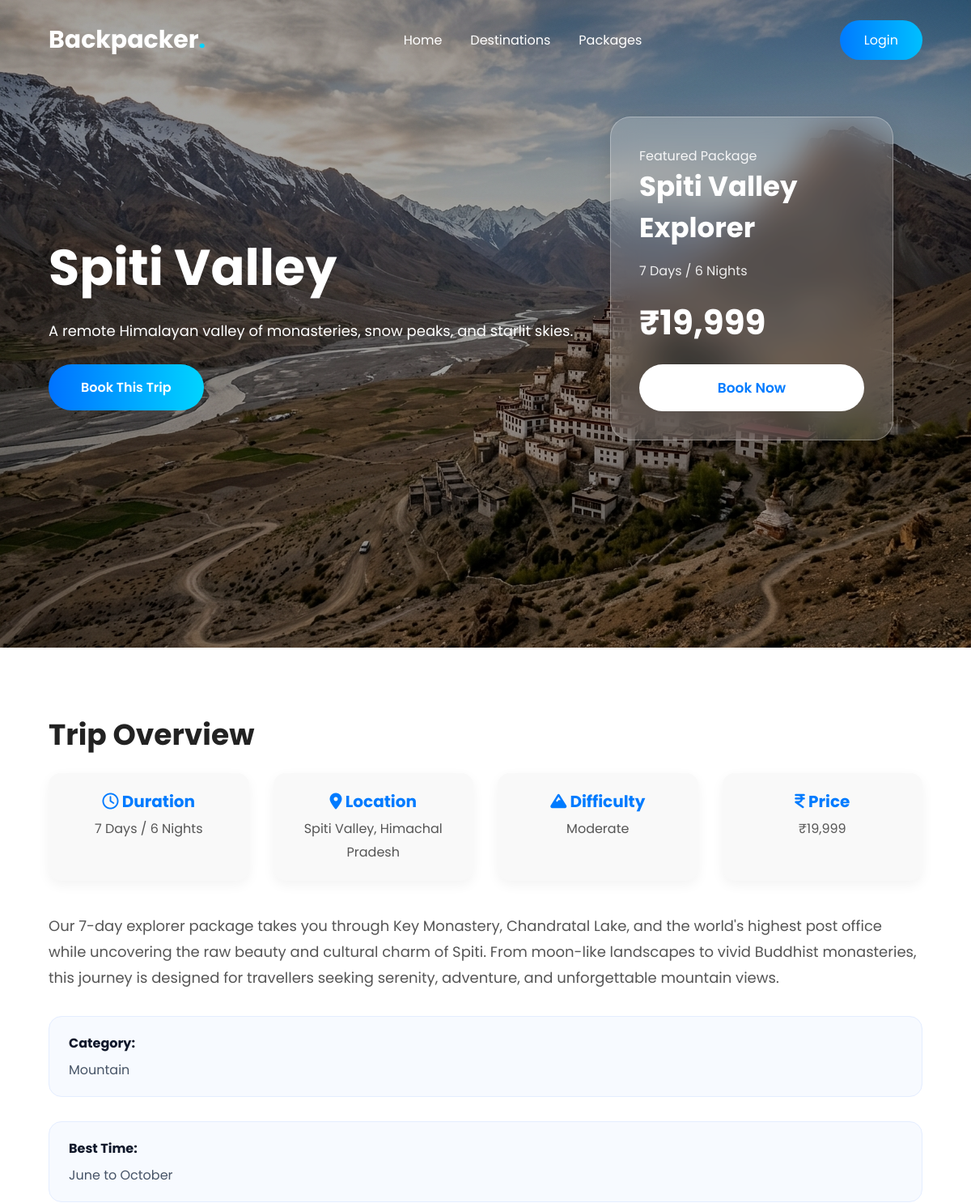
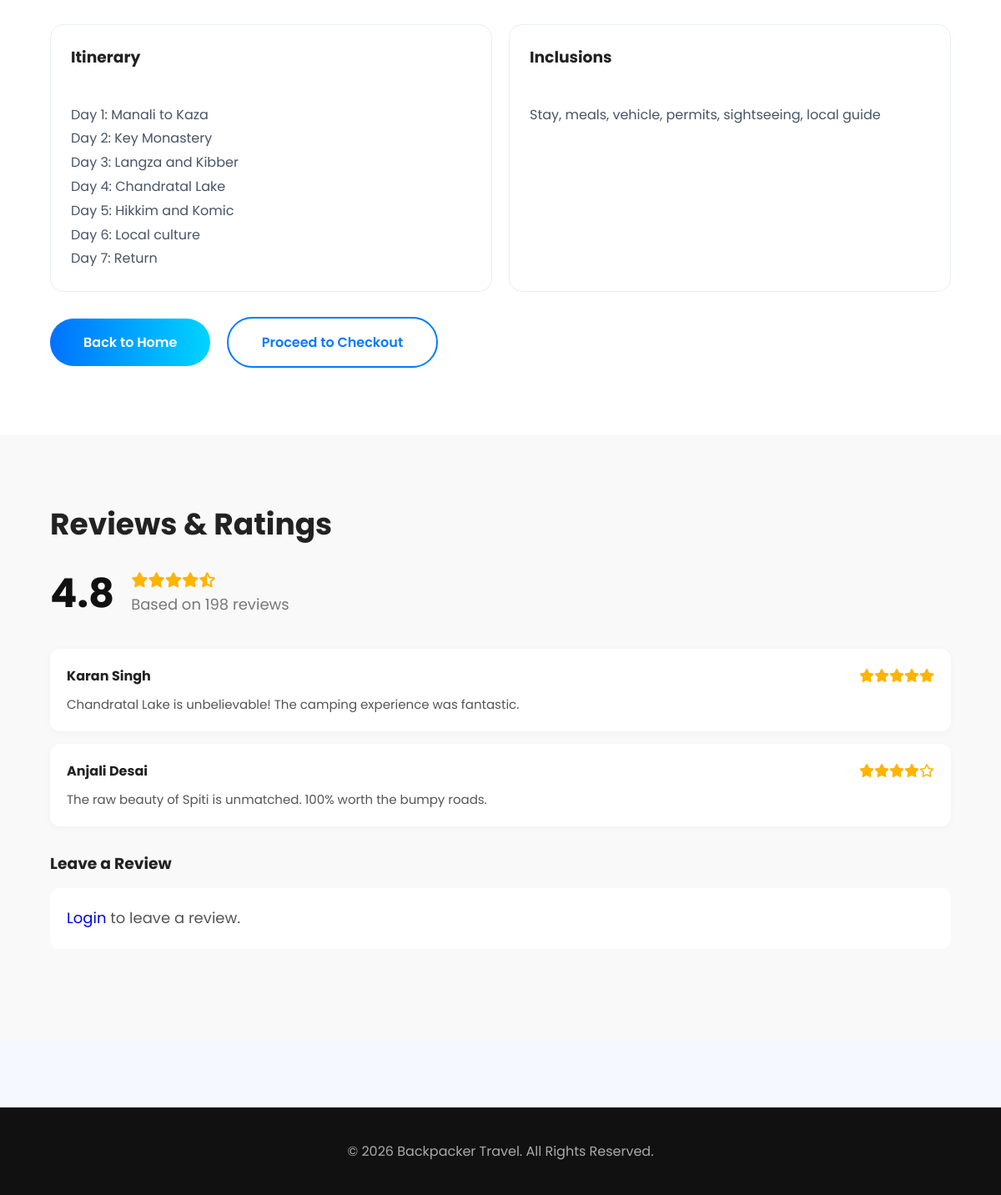
The page /spiti-valley.php on the database its author committed (2 pictures, top to bottom).
### tables this page shows
CREATE TABLE IF NOT EXISTS destinations (
    id INT AUTO_INCREMENT PRIMARY KEY,
    title VARCHAR(255) NOT NULL,
    duration VARCHAR(100),
    highlights VARCHAR(255),
    category VARCHAR(100) DEFAULT 'General',
    price DECIMAL(10,2) NOT NULL,
    image_url VARCHAR(255),
    location VARCHAR(255),
    description TEXT,
    overview TEXT,
    itinerary TEXT,
    inclusions TEXT,
    best_time VARCHAR(255),
    difficulty VARCHAR(100),
    hero_image VARCHAR(255)
);

### includes/functions.php (called while the page is built, shortened)
<?php
function clean($value): string
{
    return htmlspecialchars((string) $value, ENT_QUOTES, 'UTF-8');
}
function is_logged_in(): bool
{
    return !empty($_SESSION['user_id']);
}

### spiti-valley.php (the view, shortened to what this page needs)
<?php
require_once __DIR__ . '/includes/functions.php';
require_once __DIR__ . '/includes/db.php';
$stmt = $pdo->prepare("SELECT * FROM destinations WHERE LOWER(title) = 'spiti valley' LIMIT 1");
$stmt->execute();
$dest = $stmt->fetch();
$dest_id = $dest['id'] ?? 0;
$reviews = [];
if ($dest_id > 0) {
    $rs = $pdo->prepare('SELECT r.*, u.name FROM reviews r JOIN users u ON r.user_id = u.id WHERE r.destination_id = ? ORDER BY r.created_at DESC');
    $rs->execute([$dest_id]);
    $reviews = $rs->fetchAll();
}
$avg_rating = count($reviews) ? round(array_sum(array_column($reviews, 'rating')) / count($reviews), 1) : 4.8;
$destinationTitle = $dest['title'] ?? 'Spiti Valley';
$destinationSubtitle = $dest['description'] ?: 'A remote Himalayan valley of monasteries, snow peaks, and starlit skies.';
$destinationOverview = $dest['overview'] ?: 'Our 7-day explorer package takes you through Key Monastery, Chandratal Lake, and the world\'s highest post office while uncovering the raw beauty and cultural charm of Spiti. From moon-like landscapes to vivid Buddhist monasteries, this journey is designed for travellers seeking serenity, adventure, and unforgettable mountain views.';
$destinationLocation = $dest['location'] ?: 'Spiti Valley, Himachal Pradesh';
$destinationBestTime = $dest['best_time'] ?: 'June to October';
$destinationDifficulty = $dest['difficulty'] ?: 'Moderate';
$destinationCategory = $dest['category'] ?: 'Mountain';
$destinationItinerary = $dest['itinerary'] ?: "Day 1: Manali to Kaza\nDay 2: Key Monastery\nDay 3: Langza and Kibber\nDay 4: Chandratal Lake\nDay 5: Hikkim and Komic\nDay 6: Local culture\nDay 7: Return";
$destinationInclusions = $dest['inclusions'] ?: 'Stay, meals, vehicle, permits, sightseeing, local guide';
?>
<!DOCTYPE html>
<html lang="en">
  <head>
    <link rel="stylesheet" href="Style.css" />
    <link rel="stylesheet" href="https://cdnjs.cloudflare.com/ajax/libs/font-awesome/6.5.2/css/all.min.css" />
  </head>
  <body>
    <header>
      <div class="container">
        <nav>
          <div class="logo">Backpacker<span>.</span></div>
          <ul class="nav-links">
            <li><a href="index.php">Home</a></li>
            <li><a href="search.php">Destinations</a></li>
            <li><a href="packages.php">Packages</a></li>
          </ul>
          <div style="display:flex; align-items:center; gap:20px;">
            <?php if (is_logged_in()): ?>
              <a href="profile.php" class="login-btn">Profile</a>
            <?php else: ?>
              <a href="login.php" class="login-btn">Login</a>
            <?php endif; ?>
          </div>
        </nav>
      </div>
    </header>
    <section class="hero destination-hero">
      <div class="container">
        <div class="hero-content">
          <h1><?= clean($destinationTitle) ?></h1>
          <p><?= clean($destinationSubtitle) ?></p>
          <a href="#booking" class="btn">Book This Trip</a>
        </div>
      </div>
      <div class="booking-card glass">
        <p>Featured Package</p>
        <h2><?= clean($destinationTitle) ?> Explorer</h2>
        <p><?= clean($dest['duration'] ?: '7 Days / 6 Nights') ?></p>
        <div class="price">&#8377;<?= number_format((float) ($dest['price'] ?? 19999), 0) ?></div>
        <button onclick="document.getElementById('booking').scrollIntoView();">Book Now</button>
      </div>
    </section>
    <section class="trip-details" id="booking">
      <div class="container">
        <h2>Trip Overview</h2>
        <div class="trip-info-box">
          <div class="info-item"><h4><i class="fa-regular fa-clock"></i> Duration</h4><p><?= clean($dest['duration'] ?: '7 Days / 6 Nights') ?></p></div>
          <div class="info-item"><h4><i class="fa-solid fa-location-dot"></i> Location</h4><p><?= clean($destinationLocation) ?></p></div>
          <div class="info-item"><h4><i class="fa-solid fa-mountain"></i> Difficulty</h4><p><?= clean($destinationDifficulty) ?></p></div>
          <div class="info-item"><h4><i class="fa-solid fa-indian-rupee-sign"></i> Price</h4><p>&#8377;<?= number_format((float) ($dest['price'] ?? 19999), 0) ?></p></div>
        </div>
        <p><?= clean($destinationOverview) ?></p>
        <div style="margin: 24px 0 30px; background: #f7faff; padding: 20px 24px; border-radius: 16px; border: 1px solid #e4edff;">
          <strong style="display: block; margin-bottom: 8px; color: #0f172a;">Category:</strong>
          <span style="color:#475467;"><?= clean($destinationCategory) ?></span>
        </div>
        <div style="margin: 24px 0 30px; background: #f7faff; padding: 20px 24px; border-radius: 16px; border: 1px solid #e4edff;">
          <strong style="display: block; margin-bottom: 8px; color: #0f172a;">Best Time:</strong>
          <span style="color:#475467;"><?= clean($destinationBestTime) ?></span>
        </div>
        <div style="margin: 24px 0 30px; display:grid; grid-template-columns: 1fr 1fr; gap:20px;">
          <div style="background:#fff; border:1px solid #e7edf9; border-radius:16px; padding:24px;">
            <h3 style="margin-top:0; margin-bottom:12px;">Itinerary</h3>
            <div style="white-space:pre-line; color:#475467; line-height:1.8;">
              <?= clean($destinationItinerary) ?>
            </div>
          </div>
          <div style="background:#fff; border:1px solid #e7edf9; border-radius:16px; padding:24px;">
            <h3 style="margin-top:0; margin-bottom:12px;">Inclusions</h3>
            <div style="white-space:pre-line; color:#475467; line-height:1.8;">
              <?= clean($destinationInclusions) ?>
            </div>
          </div>
        </div>
        <a href="index.php" class="btn">Back to Home</a>
        <a href="checkout.php<?= $dest_id ? '?dest_id=' . $dest_id : '' ?>" class="btn btn-outline" style="color: #007bff; border-color: #007bff;">Proceed to Checkout</a>
      </div>
    </section>
    <section class="trip-details" style="background: #f9f9f9;">
      <div class="container">
        <h2>Reviews &amp; Ratings</h2>
        <div style="display:flex; align-items:center; gap:20px; margin-bottom:30px;">
          <h1 style="font-size:48px; margin:0; color:#111;"><?= $avg_rating ?></h1>
          <div>
            <div style="color:#ffb400; font-size:18px;"><i class="fa-solid fa-star"></i><i class="fa-solid fa-star"></i><i class="fa-solid fa-star"></i><i class="fa-solid fa-star"></i><i class="fa-solid fa-star-half-stroke"></i></div>
            <p style="margin:0; color:#777;">Based on <?= count($reviews) ?: 198 ?> reviews</p>
          </div>
        </div>
        <?php if (empty($reviews)): ?>
          <div style="background:#fff; padding:20px; border-radius:12px; margin-bottom:15px; box-shadow:0 2px 10px rgba(0,0,0,0.03);">
            <div style="display:flex; justify-content:space-between; margin-bottom:10px;"><strong>Karan Singh</strong><div style="color:#ffb400;"><i class="fa-solid fa-star"></i><i class="fa-solid fa-star"></i><i class="fa-solid fa-star"></i><i class="fa-solid fa-star"></i><i class="fa-solid fa-star"></i></div></div>
            <p style="margin:0; color:#555; font-size:15px; line-height:1.6;">Chandratal Lake is unbelievable! The camping experience was fantastic.</p>
          </div>
          <div style="background:#fff; padding:20px; border-radius:12px; margin-bottom:30px; box-shadow:0 2px 10px rgba(0,0,0,0.03);">
            <div style="display:flex; justify-content:space-between; margin-bottom:10px;"><strong>Anjali Desai</strong><div style="color:#ffb400;"><i class="fa-solid fa-star"></i><i class="fa-solid fa-star"></i><i class="fa-solid fa-star"></i><i class="fa-solid fa-star"></i><i class="fa-regular fa-star"></i></div></div>
            <p style="margin:0; color:#555; font-size:15px; line-height:1.6;">The raw beauty of Spiti is unmatched. 100% worth the bumpy roads.</p>
          </div>
        <?php endif; ?>
        <h3 style="margin-bottom:15px;">Leave a Review</h3>
        <?php if (is_logged_in()): ?>
          <form method="post" action="spiti-valley.php" style="background:#fff; padding:30px; border-radius:12px; box-shadow:0 2px 10px rgba(0,0,0,0.03);">
            <div style="margin-bottom:15px;">
              <label style="display:block; margin-bottom:5px; font-weight:600;">Your Rating</label>
              <div style="display:flex; gap:8px; font-size:24px;" id="star-row">
                <?php for ($i=1;$i<=5;$i++): ?><i class="fa-solid fa-star" style="color:#ddd; cursor:pointer;" onclick="setRating(<?= $i ?>)"></i><?php endfor; ?>
              </div>
              <input type="hidden" name="rating" id="rating_val" value="5">
            </div>
            <div style="margin-bottom:15px;">
              <label style="display:block; margin-bottom:5px; font-weight:600;">Comment</label>
              <textarea name="comment" style="width:100%; padding:15px; border:1px solid #ddd; border-radius:8px; font-family:inherit; box-sizing:border-box;" rows="4" placeholder="Share your experience..." required></textarea>
            </div>
            <button type="submit" class="btn" style="border:none; cursor:pointer;">Submit Review</button>
          </form>
        <?php else: ?>
          <p style="background:#fff; padding:20px; border-radius:12px;"><a href="login.php">Login</a> to leave a review.</p>
        <?php endif; ?>
      </div>
    </section>
    <footer>
      <div class="container"><p style="text-align:center;padding:40px 0;">&copy; 2026 Backpacker Travel. All Rights Reserved.</p></div>
    </footer>
  </body>
</html>

### Style.css (style rules this page uses)
* { margin: 0; padding: 0; box-sizing: border-box; font-family: 'Poppins', sans-serif; }
html { scroll-behavior: smooth; }
body { background: #f5f8ff; color: #222; overflow-x: hidden; }
a { text-decoration: none; }
ul { list-style: none; }
.container { width: 90%; max-width: 1300px; margin: auto; }
header { position: absolute; width: 100%; top: 0; left: 0; z-index: 999; }
nav { display: flex; justify-content: space-between; align-items: center; padding: 25px 0; }
.logo { color: #fff; font-size: 30px; font-weight: 700; }
.logo span { color: #00d4ff; }
.nav-links { display: flex; gap: 35px; }
.nav-links a { color: #fff; font-size: 16px; transition: 0.3s; }
.login-btn { padding: 12px 30px; border-radius: 50px; color: white; background: linear-gradient(90deg, #007bff, #00bfff); transition: 0.4s; }
.hero { min-height: 100vh; background: url("images/hero.jpg") center/cover; display: flex; align-items: center; position: relative; }
.hero::before { content: ""; position: absolute; inset: 0; background: rgba(0, 0, 0, 0.35); }
.hero-content { position: relative; z-index: 2; max-width: 650px; color: white; }
.hero-content h1 { font-size: 62px; font-weight: 700; line-height: 75px; }
.hero-content p { margin: 25px 0; font-size: 18px; line-height: 32px; }
.btn { display: inline-block; padding: 16px 40px; border-radius: 50px; color: white; background: linear-gradient(90deg, #0072ff, #00d4ff); transition: 0.4s; margin-right: 15px; font-weight: 600; }
.btn-outline { background: transparent; border: 2px solid white; }
.glass { backdrop-filter: blur(18px); background: rgba(255, 255, 255, 0.18); border: 1px solid rgba(255, 255, 255, 0.3); border-radius: 25px; box-shadow: 0 8px 30px rgba(0, 0, 0, 0.15); }
.booking-card { position: absolute; right: 8%; top: 18%; width: 350px; padding: 35px; color: white; }
.booking-card h2 { font-size: 34px; margin-bottom: 15px; }
.booking-card p { opacity: 0.9; }
.price { font-size: 42px; font-weight: 700; margin: 20px 0; }
.booking-card button { width: 100%; padding: 16px; border: none; border-radius: 50px; background: white; color: #007bff; font-size: 17px; cursor: pointer; font-weight: 600; }
footer { background: #111; color: #fff; margin-top: 80px; }
footer p { color: #aaa; }

### rows shown on the page
destinations: title "Spiti Valley", description "A remote Himalayan valley of monasteries, snow peaks, and starlit skies.", duration "7 Days / 6 Nights", price "19,999", location "Spiti Valley, Himachal Pradesh", difficulty "Moderate", overview "Our 7-day explorer package takes you through Key Monastery, Chandratal Lake, and the world's highest post office while uncovering the raw beauty and cultural charm of Spiti. From moon-like landscapes to vivid Buddhist monasteries, this journey is designed for travellers seeking serenity, adventure, and unforgettable mountain views.", category "Mountain", best_time "June to October", itinerary "Day 1: Manali to Kaza Day 2: Key Monastery Day 3: Langza and Kibber Day 4: Chandratal Lake Day 5: Hikkim and Komic Day 6: Local culture Day 7: Return", inclusions "Stay, meals, vehicle, permits, sightseeing, local guide"

### other values the page prints
$avg_rating "4.8"
count($reviews) ?: 198 "198"
